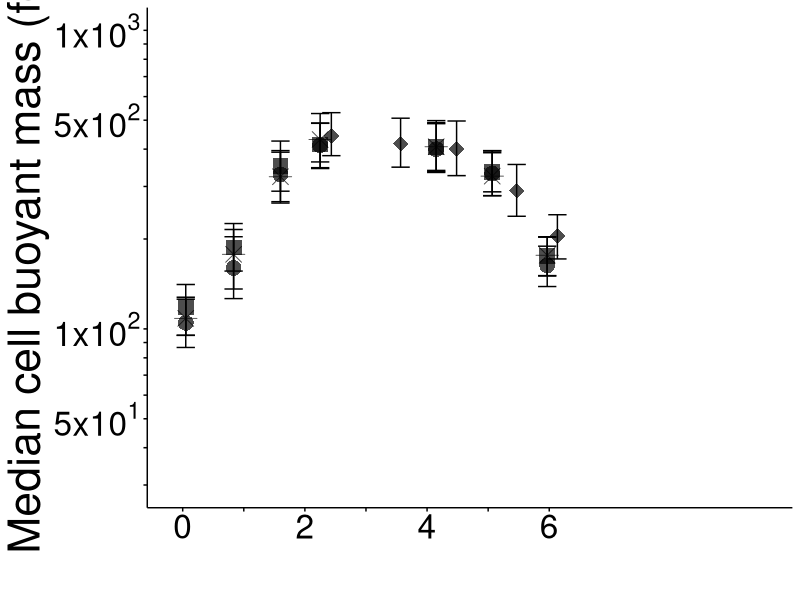
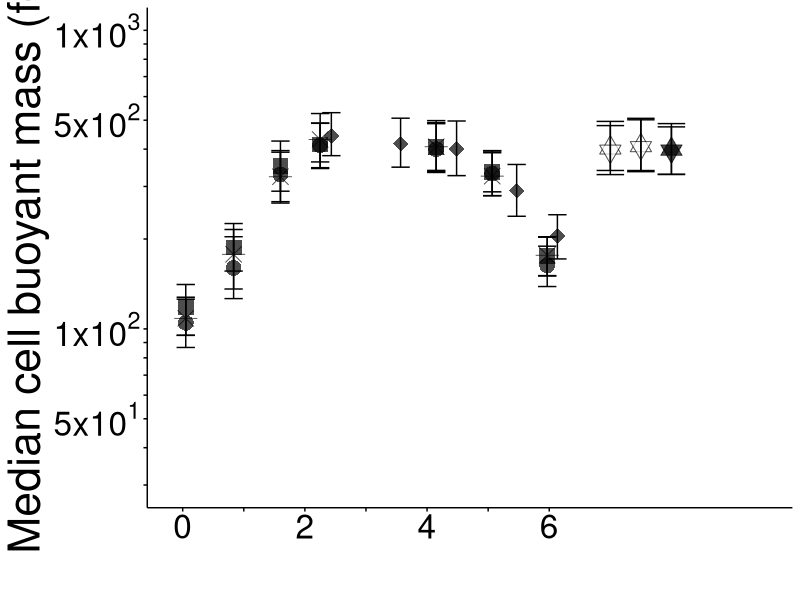

Recreate these plots in R, in order.
require("tidyverse")
require("ggridges")
require("lmerTest")
#
#load data
#set the path in the line below to wherever you store the data locally
#longitudinal data
data_fig4c_longitudinal <- read.csv("Fig4C_fixed_summarystats_withMetadata.csv")
#cross-sectional data
data_fig4c_xsectional_stats <- read.csv("Fig4c_cross-sectional_summarystats_withMetadata.csv")
data_fig4c_xsectional_masses <- read.csv("Fig4c_cross-sectional_masses_withMetadata.csv")
#
#
#STATS
#glucose EZ ACGU
#mixed effect model on log transformed mass data for
lme1_glu_log <- lmer(logmass ~ Treatment + (1| Sample:Treatment) + (1 | Replicate), data = data_fig4c_xsectional_masses)
anova(lme1_glu_log)
summary(lme1_glu_log)
#confint(lme1_log)
exp(5.99246 + 0.02811)#non-fixed cell mass
exp(5.99246)#fixed cell mass
exp(5.99246 + 0.02811) - exp(5.99246) #interpret effect size of fixed (Live - Fixed) in fg
(exp(5.99246 + 0.02811) - exp(5.99246)) / exp(5.99246 + 0.02811) #interpret effect size of fixed (Live-Fixed)/Live) in % of live cell mass
#
#
#PLOTS
Fig4c_longitudinal <- ggplot(data = data_fig4c_longitudinal, aes(y= medianmass, x = Time_hrs)) +geom_point(aes(shape = as.factor(rep)), size = 5, alpha = 0.7) + geom_errorbar(aes(x= Time_hrs , ymin = Q1, ymax = Q3), colour = "black", width = 0.3) +scale_shape_manual(values = c(15, 16, 8, 18)) +scale_y_continuous(limits = c(30, 1000), breaks = c(30, 40, 50, 60, 70, 80, 90, 100, 200, 300, 400, 500, 600, 700, 800, 900, 1000), labels = c("", "", expression("5x10"^1), "", "", "", "", expression("1x10"^2), "", "", "", expression("5x10"^2), "", "", "", "", expression("1x10"^3)), trans = "log10") +scale_x_continuous(limits = c(-0.1, 9.5), breaks = seq(0, 6, 1), labels = c(0, "", 2, "", 4, "", 6)) +xlab("") + ylab("Median cell buoyant mass (fg)") + theme(legend.position = "none", strip.background = element_blank(), strip.text = element_blank(), panel.background = element_blank(), axis.line.x = element_line(colour = "black"), axis.line.y = element_line(colour = "black"), axis.ticks = element_line(colour = "black"), panel.grid.minor = element_blank(), panel.grid.major = element_blank(), axis.text.y = element_text(colour = "black", size = 24), axis.text.x = element_text(colour = "black", size = 24), axis.title.y = element_text(size = 32, angle = 90), axis.title.x = element_text(size = 32))
Fig4c_longitudinal

#
#
Fig4c <- Fig4c_longitudinal + geom_point(data = data_fig4c_xsectional_stats, aes(x = Time_hrs, y = medianmass, fill = Trt, shape = as.factor(rep)), alpha = 0.7, size = 5) + geom_errorbar(data = data_fig4c_xsectional_stats, aes(ymin = Q1, ymax = Q3)) +scale_shape_manual(values = c(15, 16, 8, 18, 24, 25, 25)) +scale_fill_manual(values = c("black", "white"))
Fig4c
